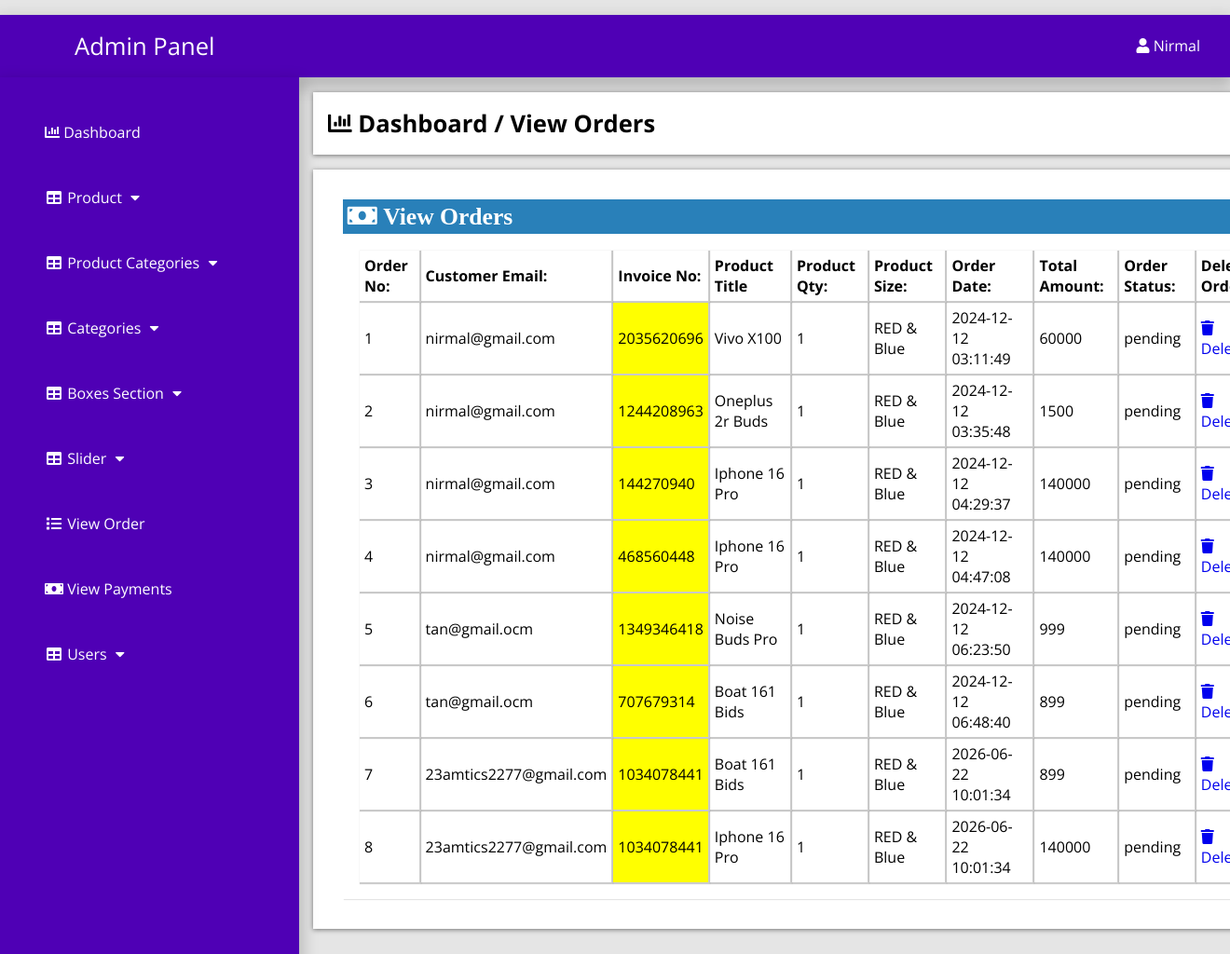
The page /admin_area/index.php?view_order (signed in) on the database its author committed.
### tables this page shows
CREATE TABLE `customer_order` (
  `order_id` int(10) NOT NULL,
  `customer_id` int(10) NOT NULL,
  `product_id` int(100) NOT NULL,
  `due_amount` int(100) NOT NULL,
  `invoice_no` int(100) NOT NULL,
  `qty` int(10) NOT NULL,
  `size` text NOT NULL,
  `order_date` timestamp NOT NULL DEFAULT current_timestamp() ON UPDATE current_timestamp(),
  `order_status` text NOT NULL
);

CREATE TABLE `customers` (
  `customer_id` int(100) NOT NULL,
  `customer_name` varchar(255) NOT NULL,
  `customer_email` varchar(255) NOT NULL,
  `customer_pass` varchar(255) NOT NULL,
  `customer_contact` varchar(255) NOT NULL,
  `customer_address` text NOT NULL,
  `pincode` varchar(255) NOT NULL
);

CREATE TABLE `products` (
  `product_id` int(10) NOT NULL,
  `p_cat_id` int(10) NOT NULL,
  `cat_id` int(10) NOT NULL,
  `date` timestamp NOT NULL DEFAULT current_timestamp() ON UPDATE current_timestamp(),
  `product_title` text NOT NULL,
  `product_img1` varchar(255) NOT NULL,
  `product_img2` varchar(255) NOT NULL,
  `product_img3` varchar(255) NOT NULL,
  `product_price` int(10) NOT NULL,
  `product_desc` varchar(1000) NOT NULL,
  `product_keyword` text NOT NULL
);

### admin_area/view_order.php (the view, shortened to what this page needs)
<?php
if (!isset($_SESSION['admin_email'])){
  echo "<script>window.open('login.php','_self')</script>";
  }else{
?>
<div class="row">
	<div class="col-lg-12">
		<div class="breadcrump">
			<li class="active">
				<i class="fa fa-bar-chart"></i>
				Dashboard / View Orders
			</li>
		</div>
	</div>
</div>
<div class="row">
	<div class="col-lg-12">
		<div class="panel panel-default">
			<div class="panel-heading">
				<h3 class="panel-title">
					<i class="fa fa-money fa-fw"> View Orders </i>
				</h3>
			</div>
			<div class="panel-body">
				<div class="table-responsive">
					<table class="table table-bordered table-hover table-striped">
						<thead>
							<tr>
								<th> Order No: </th>
								<th>Customer Email: </th>
								<th>Invoice No: </th>
								<th>Product Title</th>
								<th> Product Qty: </th>
								<th> Product Size: </th>
								<th> Order Date: </th>
								<th> Total Amount: </th>
								<th> Order Status: </th>
								<th> Delete Order: </th>
							</tr>
						</thead>
						<tbody>
							<?php
							$i=0;
							$get_orders="select * from customer_order";
                            $run_orders=mysqli_query($con,$get_orders);
                            while ($row_orders=mysqli_fetch_array($run_orders)) {
                            	$order_id=$row_orders['order_id'];
                            	$c_id=$row_orders['customer_id'];
                            	$invoice_no=$row_orders['invoice_no'];
                            	$product_id=$row_orders['product_id'];
                            	$qty=$row_orders['qty'];
                            	$size=$row_orders['size'];
                            	$order_date=$row_orders['order_date'];
                            	$due_amount=$row_orders['due_amount'];
                            	$order_status=$row_orders['order_status'];
                           	$get_products="select * from products where product_id='$product_id'";
                            	$run_products=mysqli_query($con,$get_products);
                             	$row_products=mysqli_fetch_array($run_products);
                            	$product_title=$row_products['product_title'];
                            	$i++;
                            	 ?>
							<tr>
								<td><?php echo $i; ?></td>
								<td>
									<?php
                                       $get_customer="select * from customers where customer_id='$c_id'";
                                       $run_customer=mysqli_query($con,$get_customer);
                                       $row_customer=mysqli_fetch_array($run_customer);
                                       $customer_email=$row_customer['customer_email'];
                                       echo $customer_email;
									  ?>
								</td>
								<td bgcolor="yellow"><?php echo $invoice_no; ?></td>
								<td><?php echo $product_title; ?></td>
                                <td><?php echo $qty; ?></td>
								<td><?php echo $size; ?></td>
								<td><?php echo $order_date; ?></td>
								<td><?php echo $due_amount; ?></td>
								<td>
									<?php
                                        if ($order_status=='pending') {
                                        	echo $order_status='pending';
                                        }else{
                                        	echo $order_status='complete';
                                        }
									 ?>
								</td>
								<td>
									<a href="index.php?order_delete=<?php echo $order_id;  ?>">
										<i class="fa fa-trash"></i> Delete
									</a>
								</td>
							</tr>
						<?php } ?>
						</tbody>
					</table>
				</div>
			</div>
		</div>
	</div>
</div>
<?php } ?>

### admin_area/includes/sidebar.php (shortened to what this page needs)
<?php
if (!isset($_SESSION['admin_email'])){
  echo "<script>window.open('login.php','_self')</script>";
  }else{
?>
<nav class="navbar navbar-inverse navbar-fixed-top" >
	<div class="navbar-header">
		<a href="index.php?dashboard" class="navbar-brand"><span>Admin Panel</span></a>
	</div>
		<div class="dropdown">
		 <button onclick="myFunction()" class="dropbtn"><i class="fa fa-user"></i> <?php echo $admin_name; ?></a></button>
		</div>
	<div class="collapse navbar-collapse navbar-ex1-collapse">
	<ul class="nav navbar-nav side-nav">
  <li>
    <a href="index.php?dashboard"><i class="fa fa-bar-chart"></i> Dashboard</a>
  </li>
  <li class="button-dropdown" id="#products">
    <a href="#" class="dropdown-toggle" data-toggle="collapse" data-target="#products"><i class="fa fa-fw fa-table"></i> Product <i class="fa fa-fw fa-caret-down"></i></a>
  </li>
  <li class="button-dropdown" id="#products_cat">
    <a href="#" class="dropdown-toggle" data-toggle="collapse" data-target="#products_cat"><i class="fa fa-fw fa-table"></i> Product Categories <i class="fa fa-fw fa-caret-down"></i></a>
  </li>
  <li class="button-dropdown" id="#category">
    <a href="#" class="dropdown-toggle" data-toggle="collapse" data-target="#category"><i class="fa fa-fw fa-table"></i> Categories <i class="fa fa-fw fa-caret-down"></i></a>
  </li>
<li class="button-dropdown" >
  <a href="#" class="dropdown-toggle" data-toggle="collapse" data-target="#boxes">
    <i class="fa fa-fw fa-table"></i> Boxes Section <i class="fa fa-fw fa-caret-down"></i>
  </a>
</li>
  <li class="button-dropdown">
    <a href="#" class="dropdown-toggle" data-toggle="collapse" data-target="#slider"><i class="fa fa-fw fa-table"></i>  Slider <i class="fa fa-fw fa-caret-down"></i></a>
  </li>
  <li>
  	<a href="index.php?view_order">
  		<i class="fa fa-fw fa-list"></i> View Order
  	</a>
  </li>
  <li>
  	<a href="index.php?view_payments">
  		<i class="fa fa-fw fa-money"></i> View Payments
  	</a>
  </li>
  <li class="button-dropdown">
    <a href="#" class="dropdown-toggle" data-toggle="collapse" data-target="#users"><i class="fa fa-fw fa-table"></i>  Users <i class="fa fa-fw fa-caret-down"></i></a>
  </li>
</ul>
</div>
</nav>
<?php } ?>

### admin_area/css/style.css (style rules this page uses)
:root { --blue:#4f00b5; }
body { margin-top: ; }
* { font-family: 'Open Sans', sans-serif; margin:0; padding:0; box-sizing: border-box; text-decoration: none; transition: all .2s cubic-bezier(.37,1.14,.26,1.24); }
html { background-color: rgba(0,0,0,.1); }
.navbar-fixed-top { background:#4f00b5; padding: 1rem; margin-top: 1rem; box-shadow: 0px 8px 16px 4px rgba(0,0,0,0.2); margin-left: ; margin-right: ; }
.navbar-fixed-top a span { margin-left: 4rem; }
.navbar-fixed-top .navbar-brand { font-size: 1.6rem; color: #ffffff; }
.dropbtn { background-color:#4f00b5;; color: white; padding: 16px; font-size: 16px; border: none; cursor: pointer; }
.dropdown { position: relative; display: inline-block; float: right; margin-top: -2.8rem; }
.nav { position: absolute; top: 51px; margin-top: 32px; width: auto; height: 110%; border-radius: 0; display: block; background-color:#4f00b5; bottom: 0; overflow: hidden; padding-bottom: 40px; box-shadow: 0px 8px 16px 4px rgba(0,0,0,0.2); margin-left: -1rem; }
.nav>li>a { width: 225px; display: block; color: #ffffff; margin: 3rem; }
.row { width: 81.2%; background-color: #ffffff; margin: auto; margin-left: 21rem; margin-top: 1rem; padding: 1rem; display: ; }
.panel { text-align: left; box-shadow: 1px 1px 1px 0px rgba(0.1,0.1,0.1,0.1); margin: 1rem; background-color: #ffffff; padding: rem; }
.panel-heading .panel-title { background-color: #2980b9; color: #ffffff; padding: .3rem; }
.table-responsive .table-striped th { padding: 5px; box-shadow: 1px 1px 1px 1px rgba(0.1,0.1,0.1,0.2); }
.table-responsive .table-striped tbody td { box-shadow: 1px 1px 1px 1px rgba(0.1,0.1,0.1,0.2); padding:5px; }
.breadcrump .active { font-weight: bold; font-size: 1.6rem; }
.row { list-style: none; box-shadow: 0 1px 5px rgba(0, 0, 0, 0.5); }
.row .fa-money { font-size: 1.6rem; width: 50%; text-align: left; }
.panel-body { display: flex; align-items: center; justify-content: left; padding: 1rem; flex-wrap: wrap; }

### rows shown on the page
customer_order: customer.customer_email "nirmal@gmail.com", invoice_no "2035620696", product.product_title "Vivo X100", qty "1", size "RED & Blue", order_date "2024-12-12 03:11:49", due_amount "60000"
customer_order: customer.customer_email "nirmal@gmail.com", invoice_no "1244208963", product.product_title "Oneplus 2r Buds", qty "1", size "RED & Blue", order_date "2024-12-12 03:35:48", due_amount "1500"
customer_order: customer.customer_email "nirmal@gmail.com", invoice_no "144270940", product.product_title "Iphone 16 Pro", qty "1", size "RED & Blue", order_date "2024-12-12 04:29:37", due_amount "140000"
customer_order: customer.customer_email "nirmal@gmail.com", invoice_no "468560448", product.product_title "Iphone 16 Pro", qty "1", size "RED & Blue", order_date "2024-12-12 04:47:08", due_amount "140000"
customer_order: customer.customer_email "tan@gmail.ocm", invoice_no "1349346418", product.product_title "Noise Buds Pro", qty "1", size "RED & Blue", order_date "2024-12-12 06:23:50", due_amount "999"
customer_order: customer.customer_email "tan@gmail.ocm", invoice_no "707679314", product.product_title "Boat 161 Bids", qty "1", size "RED & Blue", order_date "2024-12-12 06:48:40", due_amount "899"
customer_order: customer.customer_email "23amtics2277@gmail.com", invoice_no "1034078441", product.product_title "Boat 161 Bids", qty "1", size "RED & Blue", order_date "2026-06-22 10:01:34", due_amount "899"
customer_order: customer.customer_email "23amtics2277@gmail.com", invoice_no "1034078441", product.product_title "Iphone 16 Pro", qty "1", size "RED & Blue", order_date "2026-06-22 10:01:34", due_amount "140000"

### other values the page prints
$admin_name "Nirmal"
